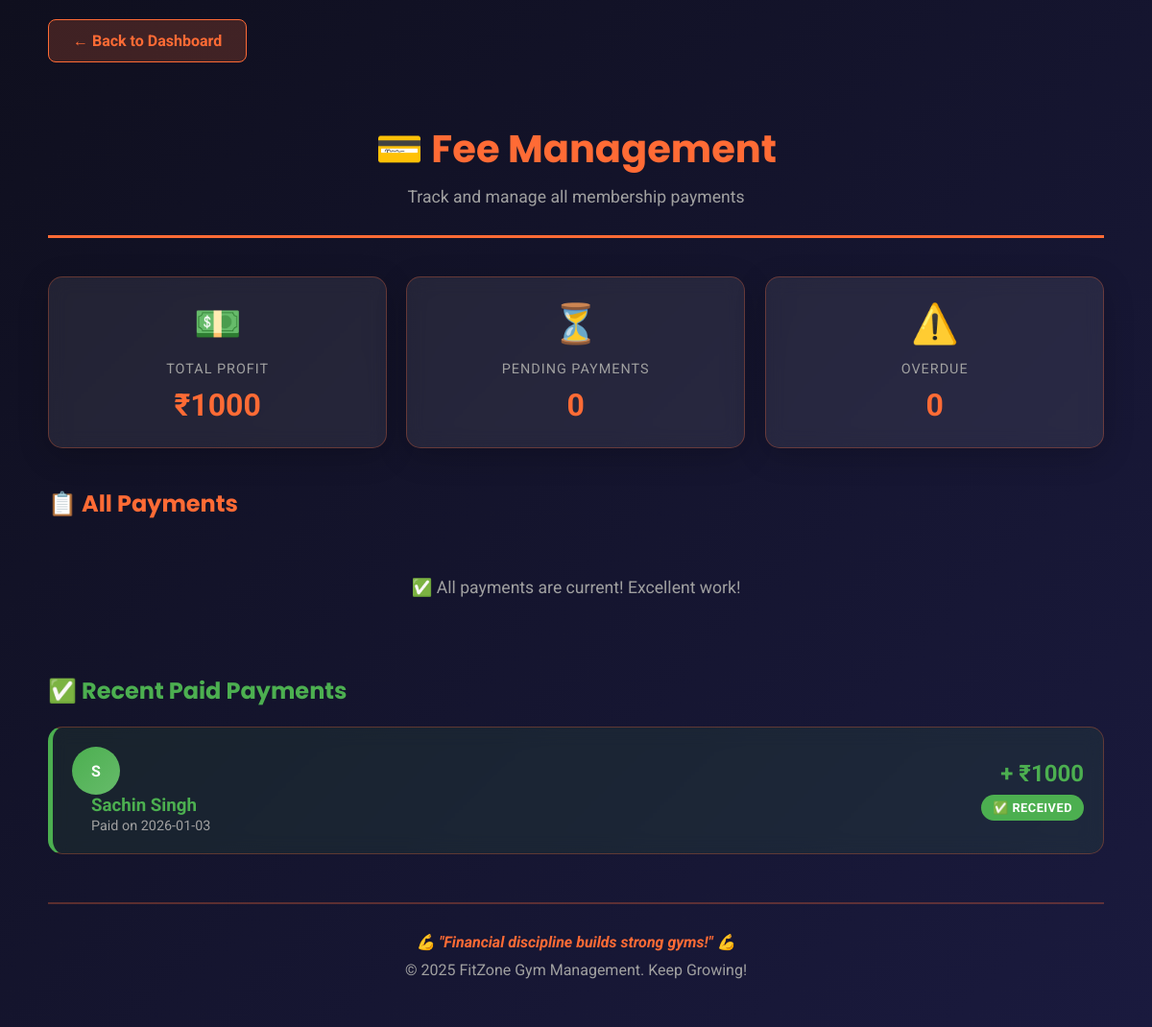
Screenshot of /fees (signed in) with the database file from the repository.
### tables this page shows
CREATE TABLE profits (
            id INTEGER PRIMARY KEY AUTOINCREMENT,
            gym_owner_id INTEGER NOT NULL,
            member_id INTEGER,
            amount REAL,
            payment_date TEXT,
            fee_id INTEGER,
            FOREIGN KEY(gym_owner_id) REFERENCES gym_owners(id),
            UNIQUE(gym_owner_id, fee_id)
        );

CREATE TABLE members (
            id INTEGER PRIMARY KEY AUTOINCREMENT,
            gym_owner_id INTEGER NOT NULL,
            name TEXT,
            phone TEXT,
            email TEXT,
            join_date TEXT,
            start_weight REAL,
            status TEXT DEFAULT 'active',
            goal_type TEXT DEFAULT 'weight_loss',
            target_weight REAL,
            goal_deadline TEXT,
            FOREIGN KEY(gym_owner_id) REFERENCES gym_owners(id),
            UNIQUE(gym_owner_id, name)
        );

### app.py (the view)
@app.route("/fees")
@login_required
def fees_dashboard():
    gym_owner_id = session.get('gym_owner_id')
    today = datetime.now().strftime("%Y-%m-%d")
    with get_db() as db:
        pending_fees = db.execute("""
            SELECT f.id, m.id, m.name, f.amount, f.next_due
            FROM fees f JOIN members m ON f.member_id=m.id
            WHERE f.gym_owner_id=? AND f.paid_status='pending'
        """, (gym_owner_id,)).fetchall()
        total_profit = db.execute(
            "SELECT COALESCE(SUM(amount), 0) FROM profits WHERE gym_owner_id=?",
            (gym_owner_id,)
        ).fetchone()[0]
        profit_entries = db.execute("""
            SELECT m.name, p.amount, p.payment_date
            FROM profits p JOIN members m ON p.member_id=m.id
            WHERE p.gym_owner_id=?
            ORDER BY p.payment_date DESC
            LIMIT 20
        """, (gym_owner_id,)).fetchall()
    overdue_count = sum(1 for f in pending_fees if f["next_due"] < today)
    return render_template(
        "fees.html",
        pending_fees=pending_fees,
        overdue_count=overdue_count,
        total_profit=total_profit,
        profit_entries=profit_entries
    )

### app.py (called while the page is built)
def login_required(f):
    @wraps(f)
    def decorated_function(*args, **kwargs):
        if 'gym_owner_id' not in session:
            flash("Please login to access this page", "warning")
            return redirect("/login")
        return f(*args, **kwargs)
    return decorated_function

def get_db():
    conn = sqlite3.connect(DB_NAME)
    conn.row_factory = sqlite3.Row
    return conn

### templates/fees.html (shortened to what this page needs)
<!DOCTYPE html>
<html lang="en">
<head>
</head>
<body>
    <div class="container">
        <a href="/" class="back-link">← Back to Dashboard</a>
        <header>
            <h1>💳 Fee Management</h1>
            <p class="subtitle">Track and manage all membership payments</p>
        </header>
        <div class="stats-grid">
            <div class="stat-card">
                <div class="stat-icon">💵</div>
                <div class="stat-label">Total Profit</div>
                <div class="stat-value">₹{{ total_profit|int }}</div>
            </div>
            <div class="stat-card">
                <div class="stat-icon">⏳</div>
                <div class="stat-label">Pending Payments</div>
                <div class="stat-value">{{ pending_fees|length }}</div>
            </div>
            <div class="stat-card">
                <div class="stat-icon">⚠️</div>
                <div class="stat-label">Overdue</div>
                <div class="stat-value">{{ overdue_count }}</div>
            </div>
        </div>
        <h2 style="color: #ff6b35; margin-bottom: 20px; font-family: 'Poppins', sans-serif;">📋 All Payments</h2>
        {% if pending_fees %}
        <div class="fee-list">
            {% for fee in pending_fees %}
            <div class="fee-card">
                <div class="fee-info">
                    <div class="member-avatar">{{ fee[2][0].upper() }}</div>
                    <div class="member-details">
                        <h3>{{ fee[2] }}</h3>
                        <a href="/member/{{ fee[1] }}">View Profile</a>
                    </div>
                </div>
                <div class="fee-amount">
                    <div class="amount-value">₹{{ fee[3]|int }}</div>
                    <div class="due-date">Due: {{ fee[4] }}</div>
                    <span class="status-badge pending">📌 Pending</span>
                    <form action="/pay-fees/{{ fee[1] }}" method="POST">
                        <button type="submit" class="mark-paid-btn">✅ Mark as Paid</button>
                    </form>
                </div>
            </div>
            {% endfor %}
        </div>
        {% else %}
        <div class="no-records">
            ✅ All payments are current! Excellent work!
        </div>
        {% endif %}
        {% if profit_entries %}
        <h2 style="color: #4caf50; margin: 40px 0 20px 0; font-family: 'Poppins', sans-serif;">✅ Recent Paid Payments</h2>
        <div class="fee-list">
            {% for payment in profit_entries %}
            <div class="fee-card" style="border-left: 5px solid #4caf50; background: rgba(76, 175, 80, 0.1);">
                <div class="fee-info">
                    <div style="width:50px;height:50px;border-radius:50%;background:linear-gradient(135deg,#4caf50,#66bb6a);display:flex;align-items:center;justify-content:center;font-weight:bold;color:#fff;">
                        {{ payment[0][0].upper() }}
                    </div>
                    <div style="margin-left: 20px;">
                        <h3 style="color:#4caf50;">{{ payment[0] }}</h3>
                        <a href="#" style="color:#a0a0a0;text-decoration:none;font-size:0.9em;">Paid on {{ payment[2] }}</a>
                    </div>
                </div>
                <div class="fee-amount">
                    <div class="amount-value" style="color: #4caf50;">+ ₹{{ payment[1]|int }}</div>
                    <span class="status-badge paid">✅ Received</span>
                </div>
            </div>
            {% endfor %}
        </div>
        {% endif %}
        <footer>
            <p class="motivation">💪 "Financial discipline builds strong gyms!" 💪</p>
            <p>&copy; 2025 FitZone Gym Management. Keep Growing!</p>
        </footer>
    </div>
</body>
</html>

### templates/fees.html (style rules this page uses)
* { margin: 0; padding: 0; box-sizing: border-box; }
body { font-family: 'Roboto', sans-serif; background: linear-gradient(135deg, #0f0f1e 0%, #1a1a3e 100%); color: #fff; min-height: 100vh; padding: 20px; perspective: 1200px; }
.container { max-width: 1100px; margin: 0 auto; }
.back-link { display: inline-block; margin-bottom: 30px; padding: 12px 25px; background: rgba(255, 107, 53, 0.2); border: 1px solid #ff6b35; color: #ff6b35; border-radius: 8px; text-decoration: none; transition: all 0.3s ease; font-weight: bold; }
header { text-align: center; margin-bottom: 40px; padding: 30px 0; border-bottom: 3px solid #ff6b35; animation: slideInFromTop 0.8s ease-out; }
h1 { font-size: 2.5em; margin-bottom: 10px; color: #ff6b35; font-family: 'Poppins', sans-serif; }
.subtitle { color: #a0a0a0; font-size: 1.1em; }
.stats-grid { display: grid; grid-template-columns: repeat(auto-fit, minmax(250px, 1fr)); gap: 20px; margin-bottom: 40px; }
.stat-card { background: rgba(255, 255, 255, 0.08); border: 1px solid rgba(255, 107, 53, 0.3); border-radius: 15px; padding: 25px; backdrop-filter: blur(10px); box-shadow: 0 8px 32px rgba(0, 0, 0, 0.2); text-align: center; animation: slideInFromLeft 0.8s ease-out forwards; transform-style: preserve-3d; transition: transform 0.4s cubic-bezier(0.175, 0.885, 0.32, 1.275); }
.stat-card:nth-child(1) { animation-delay: 0s; }
.stat-card:nth-child(2) { animation-delay: 0.1s; }
.stat-card:nth-child(3) { animation-delay: 0.2s; }
.stat-icon { font-size: 2.5em; margin-bottom: 15px; animation: float3D 4s ease-in-out infinite; transform-style: preserve-3d; }
.stat-label { color: #a0a0a0; font-size: 0.9em; margin-bottom: 10px; text-transform: uppercase; letter-spacing: 1px; }
.stat-value { font-size: 2em; font-weight: bold; color: #ff6b35; }
.fee-list { display: flex; flex-direction: column; gap: 20px; }
.fee-card { background: rgba(255, 255, 255, 0.08); border: 1px solid rgba(255, 107, 53, 0.3); border-radius: 15px; padding: 20px; backdrop-filter: blur(10px); display: flex; justify-content: space-between; align-items: center; animation: slideInFromRight 0.8s ease-out; transition: all 0.3s cubic-bezier(0.175, 0.885, 0.32, 1.275); }
.fee-amount { text-align: right; }
.amount-value { font-size: 1.5em; font-weight: bold; color: #ff6b35; }
.status-badge { display: inline-block; padding: 6px 12px; border-radius: 20px; font-size: 0.8em; font-weight: bold; margin-top: 8px; text-transform: uppercase; letter-spacing: 0.5px; }
.status-badge.paid { background: #4caf50; color: #fff; }
.no-records { text-align: center; padding: 40px; color: #a0a0a0; font-size: 1.1em; }
footer { text-align: center; margin-top: 50px; padding: 30px 0; color: #a0a0a0; border-top: 2px solid rgba(255, 107, 53, 0.3); }
.motivation { font-size: 1em; color: #ff6b35; font-weight: bold; margin-bottom: 10px; font-style: italic; }

### rows the page displays
profits: name "S", name "Sachin Singh", payment_date "2026-01-03", amount "1000"

### other values shown
{{ total_profit|int }} "1000"
{{ pending_fees|length }} "0"
{{ overdue_count }} "0"
